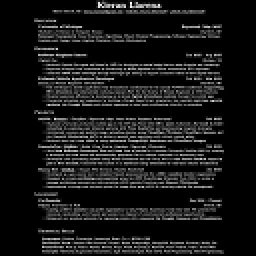
#> input picture target.png, 128 x 128 px (shown 2 times larger)
$ python smap.py
#> lines starting #> are read from the running program, lines starting #| are printed output that depends on the picture; after the words box and inside, x2 and y2 are one past the last pixel; in counts of white or black regions, pixels touching at a corner belong together
# pip install opencv-python numpy

import cv2
import numpy as np

# Load image in grayscale
image = cv2.imread('target.png', cv2.IMREAD_GRAYSCALE)
#> image is the input picture: shape (128, 128); min 0, max 254, mean 24.4
if image is None:
    raise FileNotFoundError("Image 'target.png' not found.")

# --- Saliency Map using Spectral Residual ---
def compute_saliency(gray_img):
    img_float = np.float32(gray_img)
    dft = cv2.dft(img_float, flags=cv2.DFT_COMPLEX_OUTPUT)
    dft_shift = np.fft.fftshift(dft)
    magnitude, angle = cv2.cartToPolar(dft_shift[:,:,0], dft_shift[:,:,1])
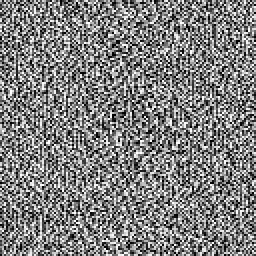
#> angle: shape (128, 128) float32 (shown 2 times larger); min 3.92e-05, max 6.28, mean 3.16; drawn with min black and max white
    log_magnitude = np.log1p(magnitude)
    spectral_residual = log_magnitude - cv2.boxFilter(log_magnitude, -1, (3,3))
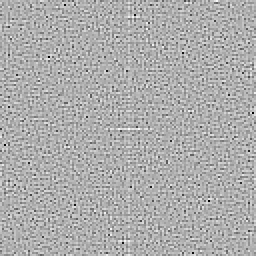
#> spectral_residual: shape (128, 128) float32 (shown 2 times larger); min -3.95, max 1.85, mean 0.000471; drawn with min black and max white
    exp_residual = np.exp(spectral_residual)
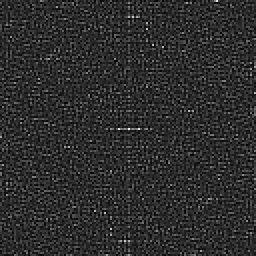
#> exp_residual: shape (128, 128) float32 (shown 2 times larger); min 0.0192, max 6.35, mean 1.17; drawn with min black and max white
    real, imag = cv2.polarToCart(exp_residual, angle)
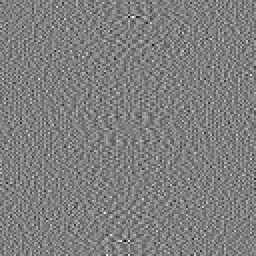
#> real: shape (128, 128) float32 (shown 2 times larger); min -5, max 5, mean -0.000153; drawn with min black and max white
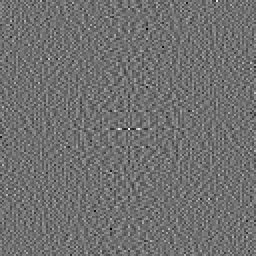
#> imag: shape (128, 128) float32 (shown 2 times larger); min -5.05, max 6.35, mean 0.000303; drawn with min black and max white
    dft_shift[:,:,0] = real
    dft_shift[:,:,1] = imag
    dft_ishift = np.fft.ifftshift(dft_shift)
    img_back = cv2.idft(dft_ishift)
    saliency = cv2.magnitude(img_back[:,:,0], img_back[:,:,1])
    # Normalize to 0-255
    saliency = cv2.GaussianBlur(saliency, (9,9), 2.5)
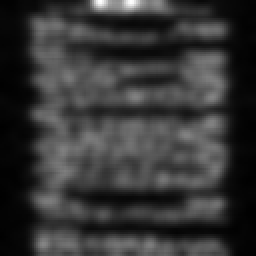
#> saliency: shape (128, 128) float32 (shown 2 times larger); min 14.76, max 418.5, mean 100.9; drawn with min black and max white
    saliency = cv2.normalize(saliency, None, 0, 255, cv2.NORM_MINMAX)
    saliency = saliency.astype(np.uint8)
    return saliency

saliency_map = compute_saliency(image)
cv2.imwrite('saliency_map.jpg', saliency_map)

# --- Binary Threshold ---
thresh_value = 128
_, binary_map = cv2.threshold(saliency_map, thresh_value, 255, cv2.THRESH_BINARY)
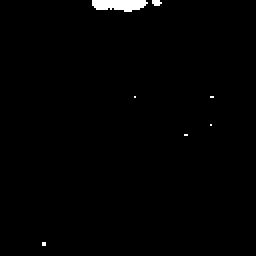
#> binary_map: shape (128, 128) (shown 2 times larger); 0.93% white; 7 white regions (6 under 20 px), largest, box (x1, y1, x2, y2) and area: (46, 0, 74, 6) 131
cv2.imwrite('saliency_binary.png', binary_map)
